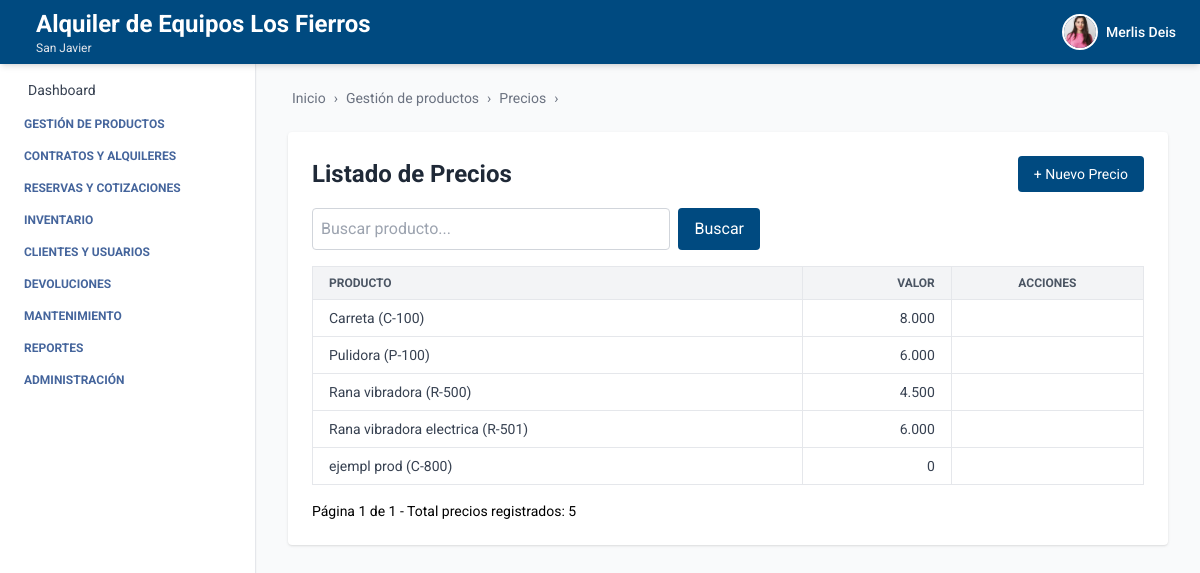
Page /productos/precios/ (signed in) on the committed database.
### autenticacion/models.py (models this page shows, shortened)
class Usuario(AbstractUser):
    telefono = models.CharField(max_length=20, blank=True, null=True)
    empresa = models.ForeignKey(Empresa, on_delete=models.SET_NULL, null=True, blank=True)
    sucursal = models.ForeignKey(Sucursal, on_delete=models.SET_NULL, null=True, blank=True)
    rol = models.ForeignKey(Rol, on_delete=models.SET_NULL, null=True, blank=True)
    ESTADOS = [
        ("activo", "Activo"),
        ("inactivo", "Inactivo"),
    ]
    estado = models.CharField(max_length=10, choices=ESTADOS, default="activo")
    foto_perfil = models.ImageField(upload_to='usuarios/img/', blank=True, null=True)
    groups = models.ManyToManyField(
        Group,
        related_name='usuarios',  # Evita conflicto con 'user_set'
        blank=True,
        help_text='The groups this user belongs to.',
        verbose_name='groups'
    )
    user_permissions = models.ManyToManyField(
        Permission,
        related_name='usuarios',  # Evita conflicto con 'user_set'
        blank=True,
        help_text='Specific permissions for this user.',
        verbose_name='user permissions'
    )

### empresa/models.py (models this page shows, shortened)
class Empresa(models.Model):
    ESTADOS = [
        ("activo", "Activo"),
        ("inactivo", "Inactivo"),
    ]
    nombre = models.CharField(max_length=100)
    nit = models.CharField(max_length=50, unique=True)
    ciudad = models.CharField(max_length=100, blank=True, null=True)
    direccion = models.CharField(max_length=255, blank=True, null=True)
    departamento = models.CharField(max_length=100, blank=True, null=True)
    telefono = models.CharField(max_length=20, blank=True, null=True)
    estado = models.CharField(max_length=20, choices=ESTADOS, default="activo")
    logo = models.ImageField(upload_to='empresas/img/', blank=True, null=True)

class Sucursal(models.Model):
    ESTADOS = [
        ("activo", "Activo"),
        ("inactivo", "Inactivo"),
    ]
    empresa = models.ForeignKey(Empresa, related_name='sucursales', on_delete=models.CASCADE)
    nombre = models.CharField(max_length=100)
    ciudad = models.CharField(max_length=100)
    direccion = models.CharField(max_length=255)
    departamento = models.CharField(max_length=100, blank=True, null=True)
    telefono = models.CharField(max_length=20, blank=True, null=True)
    estado = models.CharField(max_length=20, choices=ESTADOS, default="activo")

### producto/models.py (models this page shows, shortened)
class PrecioProducto(models.Model):
    producto = models.ForeignKey(Producto, related_name='precios', on_delete=models.CASCADE)
    valor = models.DecimalField(max_digits=10, decimal_places=2)

class Producto(models.Model):
    ESTADOS = [
        ("activo", "Activo"),
        ("inactivo", "Inactivo"),
        ("disponible", "Disponible"),
        ("no_disponible", "No disponible"),
    ]
    nombre = models.CharField(max_length=100)
    descripcion = models.TextField()
    codigo_interno = models.CharField(max_length=50)
    estado = models.CharField(max_length=20, choices=ESTADOS, default="activo")
    iva_porcentaje = models.DecimalField(max_digits=5, decimal_places=2, default=0, help_text="Porcentaje de IVA aplicado al producto")
    ubicacion_actual = models.CharField(max_length=100)
    marca = models.CharField(max_length=100, blank=True, null=True)
    modelo = models.CharField(max_length=100, blank=True, null=True)
    serial = models.CharField(max_length=100, blank=True, null=True)
    imagen = models.ImageField(upload_to="media/productos/", null=True, blank=True)
    empresa = models.ForeignKey(Empresa, on_delete=models.CASCADE, related_name='productos', default=1)
    sucursal = models.ForeignKey(Sucursal, on_delete=models.CASCADE, related_name='productos', default=1)
    categoria = models.ForeignKey(Categoria, on_delete=models.SET_NULL, null=True, blank=True, related_name='productos')
    proveedor = models.ForeignKey(Proveedor, on_delete=models.SET_NULL, null=True, blank=True, related_name='productos')
    created_at = models.DateTimeField(auto_now_add=True)
    updated_at = models.DateTimeField(auto_now=True)
    creado_por = models.CharField(max_length=100, blank=True, null=True)
    modificado_por = models.CharField(max_length=100, blank=True, null=True)
    class Meta:
        ordering = ['nombre']
        verbose_name = 'Producto'
        verbose_name_plural = 'Productos'
        constraints = [
            models.UniqueConstraint(fields=['empresa', 'codigo_interno'], name='unique_codigo_por_empresa')
        ]
    def __str__(self):
        return f"{self.nombre} ({self.codigo_interno})"
    objects = ProductoManager()

### producto/views_precios.py (the view)
# urls.py: path('precios/', precio_producto_list, name='precio_producto_list'),
@login_required
def precio_producto_list(request):
    query = request.GET.get('q', '').strip()
    precios_qs = PrecioProducto.objects.filter(
        producto__empresa=request.user.empresa
    )
    if query:
        precios_qs = precios_qs.filter(producto__nombre__icontains=query)
    precios_qs = precios_qs.order_by('producto__nombre')
    paginator = Paginator(precios_qs, 10)
    page_number = request.GET.get('page')
    precios = paginator.get_page(page_number)
    total_precios = f"Total precios registrados: {precios_qs.count()}"
    return render(request, 'precio_producto_list.html', {
        'precios': precios,
        'query': query,
        'total_precios': total_precios,
        'breadcrumb_items': [('Gestión de productos', '#'), ('Precios', 'Listado')],
    })

### producto/templates/precio_producto_list.html (shortened to what this page needs)
{% extends 'index.html' %}
{% load humanize %}
{% block breadcrumb %}
  {% include 'breadcrumb.html' with home='/' breadcrumbs=breadcrumb_items %}
{% endblock %}
{% block content %}
<div class="max-w-6xl mx-auto mt-6 bg-white p-6 rounded shadow">
  <div class="flex justify-between items-center mb-4">
    <h2 class="text-2xl font-bold text-gray-800">Listado de Precios</h2>
    <a href="{% url 'precio_producto_create' %}" class="bg-[var(--primary-color)] text-white px-4 py-2 rounded hover:opacity-90 text-sm">+ Nuevo Precio</a>
  </div>
  <form method="get" class="mb-4 flex justify-between items-end gap-2">
    <div class="flex gap-2 w-full max-w-md">
      <input type="text" name="q" value="{{ query }}" placeholder="Buscar producto..." class="p-2 border border-gray-300 rounded w-full" />
      <button type="submit" class="bg-[var(--primary-color)] text-white px-4 py-2 rounded">Buscar</button>
    </div>
  </form>
  <table class="min-w-full border border-gray-200 text-sm text-left">
    <thead class="bg-gray-100 text-gray-600 uppercase text-xs">
      <tr>
        <th class="px-4 py-2 border">Producto</th>
        <th class="px-4 py-2 border text-right">Valor</th>
        <th class="px-4 py-2 border text-center">Acciones</th>
      </tr>
    </thead>
    <tbody class="text-gray-700">
      {% for precio in precios %}
      <tr class="hover:bg-gray-50 border-b">
        <td class="px-4 py-2 border">{{ precio.producto }}</td>
        <td class="px-4 py-2 border text-right">{{ precio.valor|floatformat:0|intcomma }}</td>
        <td class="px-4 py-2 border text-center space-x-2">
        </td>
      </tr>
      {% empty %}
      <tr>
        <td colspan="3" class="text-center py-4 text-gray-500">No hay precios registrados.</td>
      </tr>
      {% endfor %}
    </tbody>
  </table>
  <div class="mt-4 flex justify-between items-center text-sm">
    <div>
      Página {{ precios.number }} de {{ precios.paginator.num_pages }} - {{ total_precios }}
    </div>
  </div>
</div>
{% endblock %}

### core/templates/header.html (shortened to what this page needs)
<header class="bg-[var(--primary-color)] shadow-md w-full h-16 flex items-center px-6 justify-between fixed top-0 left-0 z-10">
  <h1 class="text-white flex items-center gap-3 leading-tight">
    <div class="leading-tight">
  {% if request.user.is_authenticated %}
    {% if request.user.empresa %}
      <span class="text-xl sm:text-2xl font-bold block">
        {{ request.user.empresa.nombre }}
      </span>
    {% endif %}
    {% if request.user.sucursal %}
      <span class="text-xs text-gray-200 block">
        {{ request.user.sucursal.nombre }}
      </span>
    {% endif %}
  {% else %}
    <span class="text-xl text-gray-200 block">Gestión inteligente de Equipos</span>
  {% endif %}
</div>
  </h1>
  {% if request.user.is_authenticated %}
  <div x-data="{ open: false }" class="relative flex items-center space-x-3 cursor-pointer" @click.away="open = false">
    <button @click="open = !open" class="flex items-center space-x-2 focus:outline-none">
      {% if request.user.foto_perfil %}
        <img src="{{ request.user.foto_perfil.url }}" alt="Perfil" class="w-9 h-9 rounded-full object-cover border-2 border-white" />
      {% else %}
        <div class="w-9 h-9 rounded-full bg-white text-[var(--primary-color)] flex items-center justify-center font-bold text-sm">
          {{ request.user.first_name|first }}{{ request.user.last_name|first }}
        </div>
      {% endif %}
      <span class="text-white hidden sm:block text-sm font-medium">{{ request.user.first_name }}</span>
    </button>
  </div>
  {% endif %}
</header>

### core/templates/index.html (style rules this page uses)
:root { --primary-color: #004a80; --text-aside-color: rgb(69, 101, 156); }
body { font-family: 'Roboto', sans-serif; }

### rows in the picture
Usuario: user.empresa.nombre "Alquiler de Equipos Los Fierros", user.sucursal.nombre "San Javier", user.foto_perfil (picture), user.first_name "Merlis Deis"
PrecioProducto: producto "Carreta (C-100)", valor "8.000"
PrecioProducto: producto "Pulidora (P-100)", valor "6.000"
PrecioProducto: producto "Rana vibradora (R-500)", valor "4.500"
PrecioProducto: producto "Rana vibradora electrica (R-501)", valor "6.000"
PrecioProducto: producto "ejempl prod (C-800)", valor "0"

### other values in the picture
{{ label }} "Gestión de productos" "Precios"
{{ precios.number }} "1"
{{ precios.paginator.num_pages }} "1"
{{ total_precios }} "Total precios registrados: 5"
